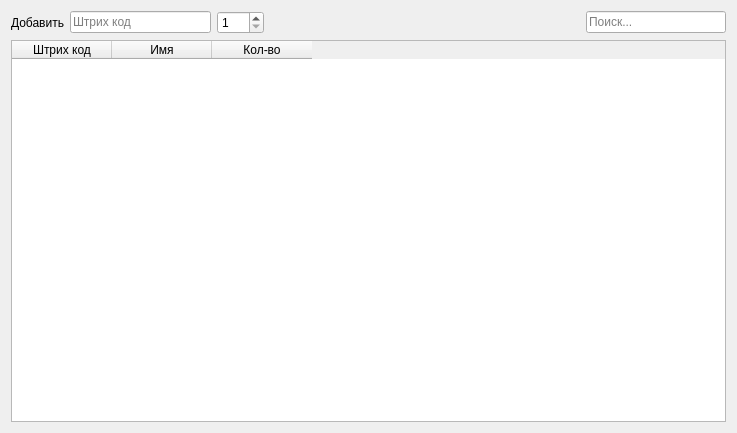
<?xml version="1.0" encoding="UTF-8"?>
<ui version="4.0">
 <class>WarehouseWidget</class>
 <widget class="QWidget" name="WarehouseWidget">
  <property name="geometry">
   <rect>
    <x>0</x>
    <y>0</y>
    <width>737</width>
    <height>433</height>
   </rect>
  </property>
  <property name="windowTitle">
   <string>Form</string>
  </property>
  <layout class="QGridLayout" name="gridLayout_2">
   <item row="0" column="0">
    <layout class="QGridLayout" name="gridLayout">
     <item row="0" column="0">
      <widget class="QLabel" name="label">
       <property name="text">
        <string>Добавить</string>
       </property>
      </widget>
     </item>
     <item row="0" column="1">
      <widget class="QLineEdit" name="lBarcode">
       <property name="placeholderText">
        <string>Штрих код</string>
       </property>
      </widget>
     </item>
     <item row="0" column="2">
      <widget class="QSpinBox" name="goodsCount">
       <property name="minimum">
        <number>1</number>
       </property>
       <property name="maximum">
        <number>999</number>
       </property>
      </widget>
     </item>
     <item row="0" column="3">
      <spacer name="horizontalSpacer">
       <property name="orientation">
        <enum>Qt::Horizontal</enum>
       </property>
       <property name="sizeHint" stdset="0">
        <size>
         <width>310</width>
         <height>20</height>
        </size>
       </property>
      </spacer>
     </item>
     <item row="0" column="4">
      <widget class="QLineEdit" name="search">
       <property name="placeholderText">
        <string>Поиск...</string>
       </property>
      </widget>
     </item>
     <item row="1" column="0" colspan="5">
      <widget class="QTableWidget" name="table">
       <attribute name="verticalHeaderVisible">
        <bool>false</bool>
       </attribute>
       <column>
        <property name="text">
         <string>Штрих код</string>
        </property>
       </column>
       <column>
        <property name="text">
         <string>Имя</string>
        </property>
       </column>
       <column>
        <property name="text">
         <string>Кол-во</string>
        </property>
       </column>
      </widget>
     </item>
    </layout>
   </item>
  </layout>
 </widget>
 <resources/>
 <connections/>
</ui>
